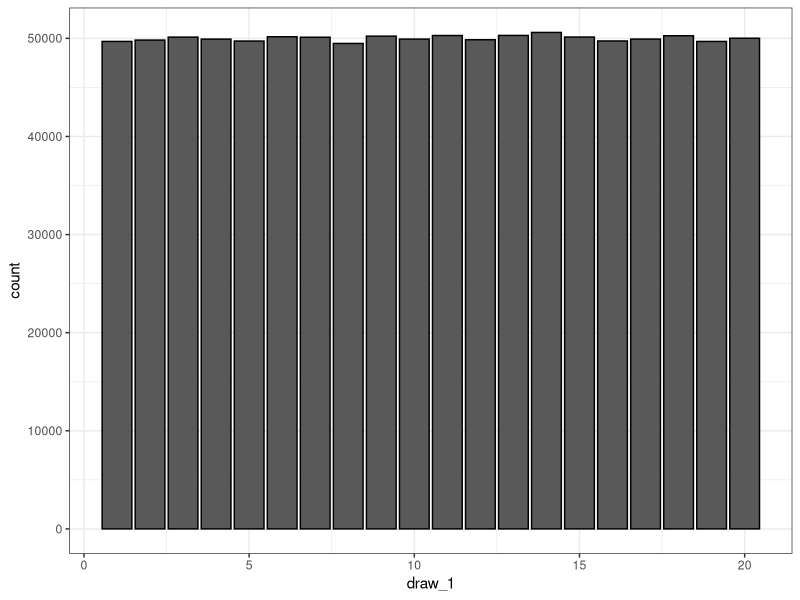
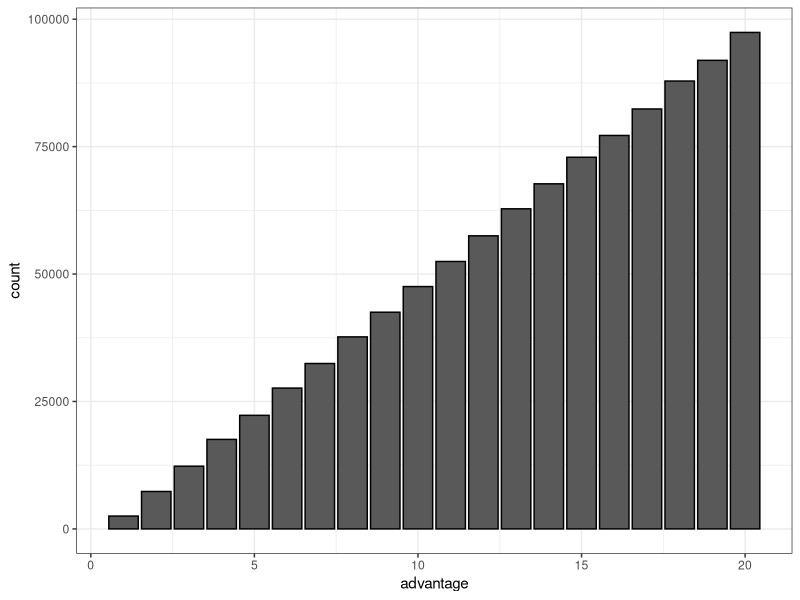
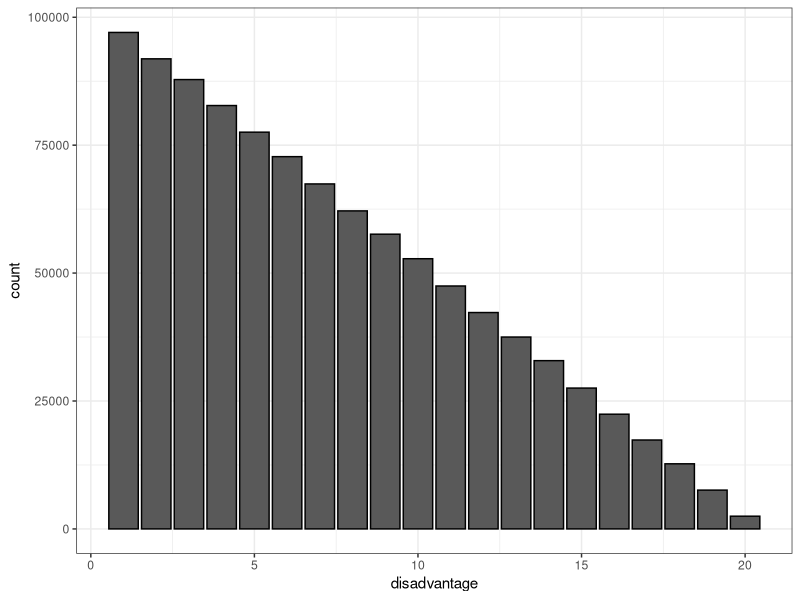

Write R code to recreate these figures, in order.
## ---- chunk 1
suppressPackageStartupMessages(library(ggplot2))
## ---- chunk 2
mean(1:20)
## ---- chunk 3
set.seed(2023)
## ---- chunk 4
n <- 1e6
draws <- matrix(0, nrow = n, ncol = 4)
colnames(draws) <- c("draw_1", "draw_2", "advantage", "disadvantage")
draws[, c("draw_1", "draw_2")] <- replicate(
  n = n, 
  sample(1:20, size = 2, replace = TRUE)
)
## ---- chunk 5
draws[, "advantage"] <- apply(draws[, 1:2], 1, max)
draws[, "disadvantage"] <- apply(draws[, 1:2], 1, min)
## ---- chunk 6
ggplot(data.frame(draws), aes(x = draw_1)) + 
  geom_bar(col = "black") + 
  theme_bw()
## ---- chunk 7
ggplot(data.frame(draws), aes(x = advantage)) + 
  geom_bar(col = "black") + 
  theme_bw()
## ---- chunk 8
df <- data.frame(table(draws[, "advantage"]) / n)
colnames(df) <- c("x", "p_x")
df$x <- as.numeric(df$x)  # `table` produces a factor for this value
lm(p_x ~ x, data = df)
## ---- chunk 9
ggplot(data.frame(draws), aes(x = disadvantage)) + 
  geom_bar(col = "black") + 
  theme_bw()
## ---- chunk 10
df <- data.frame(table(draws[, "disadvantage"]) / n)
colnames(df) <- c("x", "p_x")
df$x <- as.numeric(df$x)
lm(p_x ~ x, data = df)
## ---- chunk 11
results <- data.frame(
  type = c("Standard", "Advantage", "Disadvantage"),
  mean = c(mean(draws[, "draw_1"]), mean(draws[, "advantage"]), mean(draws[, "disadvantage"])),
  sd = c(sd(draws[, "draw_1"]), sd(draws[, "advantage"]), sd(draws[, "disadvantage"]))
)

results
## ---- chunk 12
t.test(draws[, "advantage"], draws[, "draw_1"])
## ---- chunk 13
t.test(draws[, "draw_1"], draws[, "disadvantage"])
